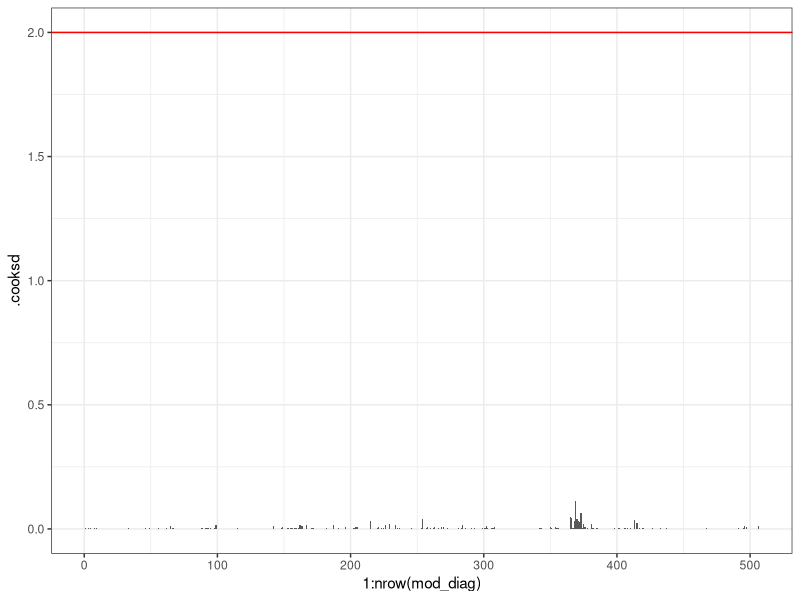
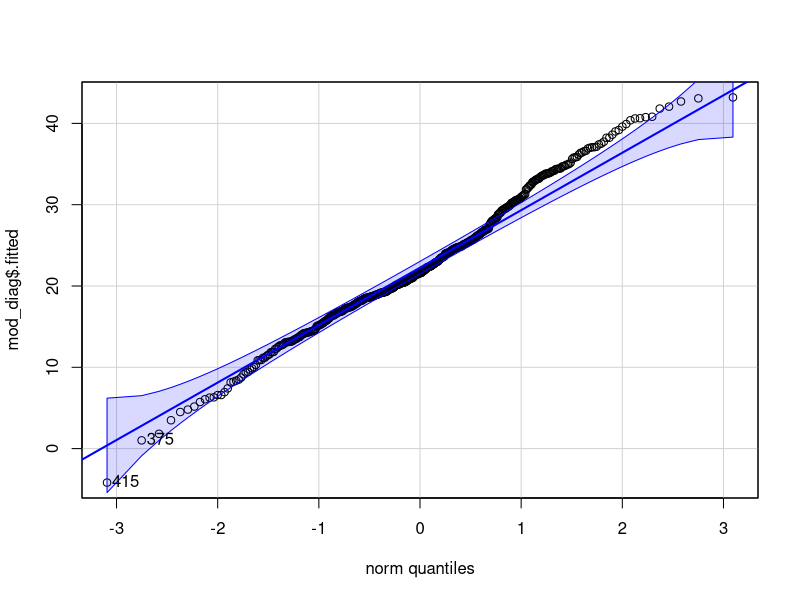
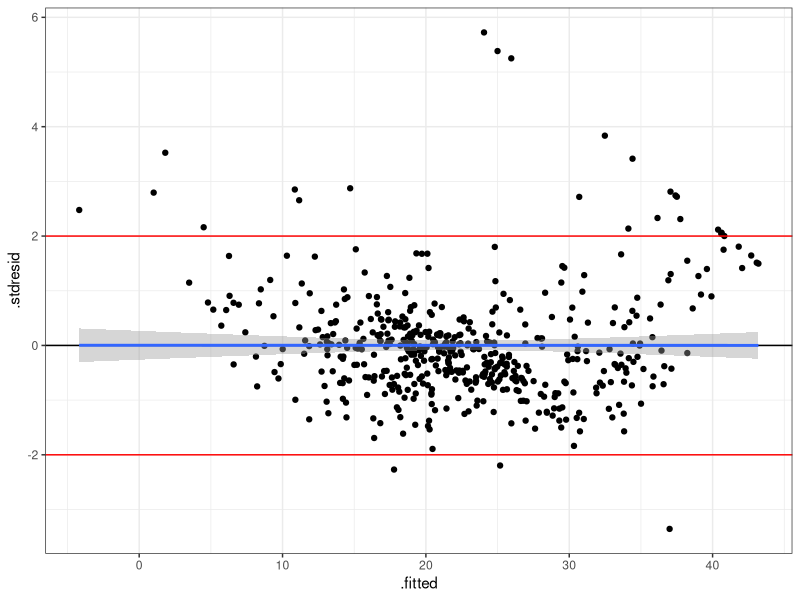
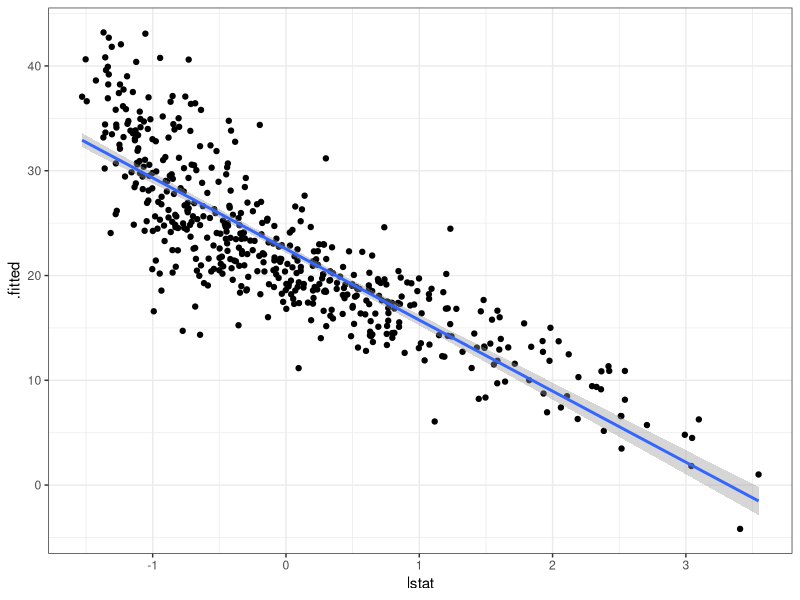
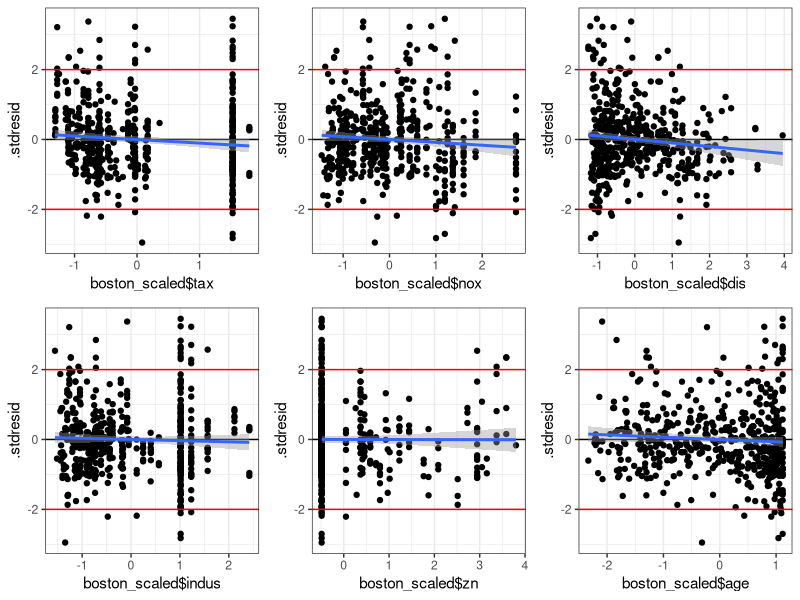
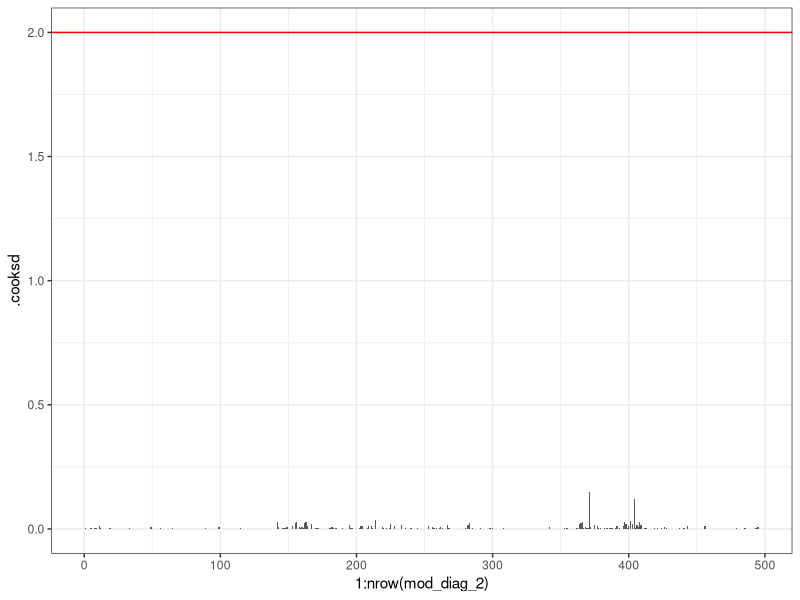
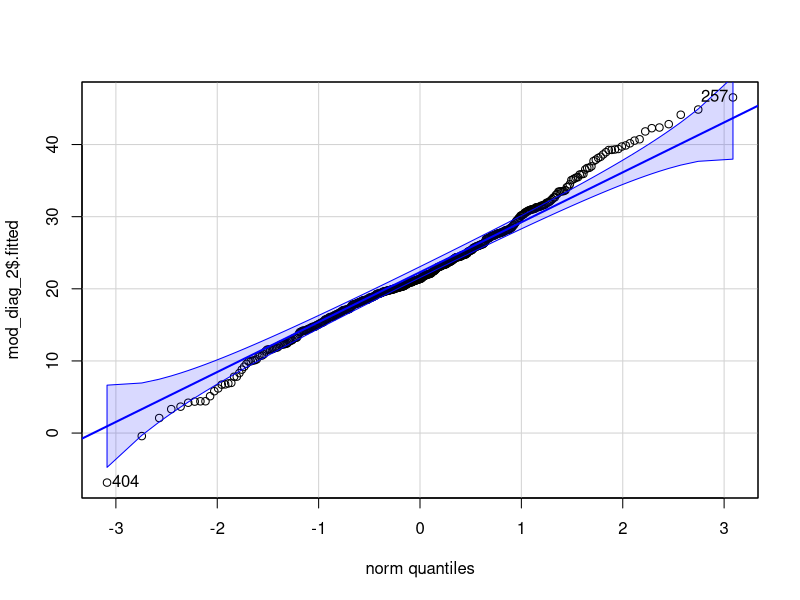
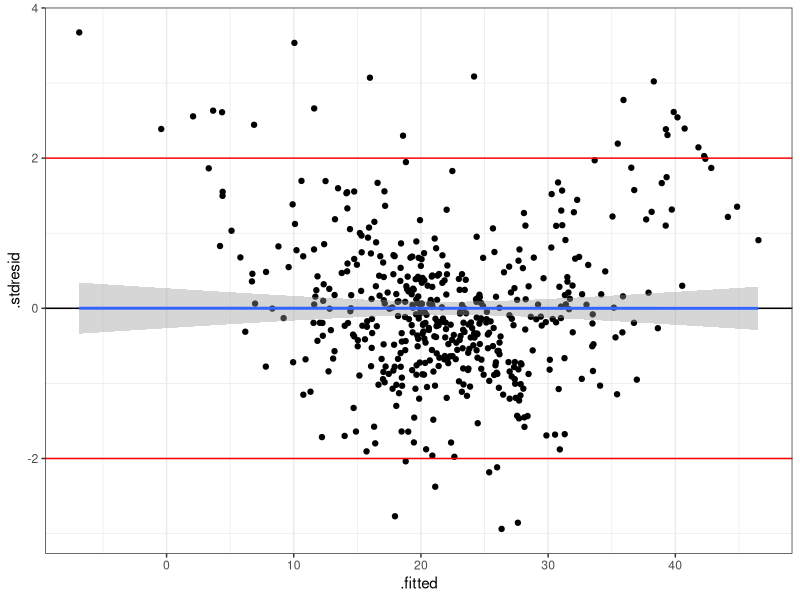

The R source for these figures, in order:
## ---- chunk 1
knitr::opts_chunk$set(echo = TRUE)
require(MASS)
require(dplyr)
require(ggplot2)
require(car)
require(gridExtra)
theme_set(theme_bw())
## ---- chunk 2
boston <-  as_tibble(Boston)
str(boston)
## ---- chunk 3
boston$chas <- factor(boston$chas, labels = c('No', 'Yes'))
boston$rad <- factor(boston$rad)
boston_scaled <- boston %>% 
  mutate(crim = scale(crim)) %>% 
  mutate(zn = scale(zn)) %>% 
  mutate(indus = scale(indus)) %>%
  mutate(nox = scale(nox)) %>%
  mutate(rm = scale(rm)) %>%
  mutate(age = scale(age)) %>%
  mutate(dis = scale(dis)) %>%
  mutate(tax = scale(tax)) %>%
  mutate(ptratio = scale(ptratio)) %>%
  mutate(black = scale(black)) %>%
  mutate(lstat = scale(lstat))
## ---- chunk 4
model <- lm(medv~., boston_scaled)
mod_diag <- fortify(model)
summary(model)
## ---- chunk 5
ggplot(mod_diag, aes(x = 1:nrow(mod_diag), y = .cooksd)) + 
  geom_bar(stat = "identity") + 
  geom_hline(yintercept = 2, color = "red")
## ---- chunk 6
qqPlot(mod_diag$.fitted)
## ---- chunk 7
gg_resid <- ggplot(data = mod_diag, aes(x = .fitted, y = .stdresid)) +
  geom_point() + 
  geom_hline(yintercept = 0)+
  geom_hline(yintercept = 2, color = "red") +
  geom_hline(yintercept = -2, color = "red") +
  geom_smooth(method = "lm")
gg_resid
## ---- chunk 8
vif(model)
## ---- chunk 9
ggplot(mod_diag, aes(x = lstat, y = .fitted)) +
  geom_point() +
  geom_smooth(method = 'lm')
## ---- chunk 10
boston_scaled$rad <- as.double(boston$rad)
boston_scaled <- boston_scaled %>% 
  mutate(rad = replace(rad, rad < 9, 0)) %>%
  mutate(rad = replace(rad, rad == 9, 1))
boston_scaled$rad <- factor(boston_scaled$rad, labels = c('Near', 'Far'))
model_01 <- lm(medv~., boston_scaled)
summary(model_01)
vif(model_01)
## ---- chunk 11
mod_1 <- update(model_01, .~. - tax)
vif(mod_1)

mod_2 <- update(mod_1, .~. - nox)
vif(mod_2)

mod_3 <- update(mod_2, .~. - dis)
vif(mod_3)

mod_4 <- update(mod_3, .~. - indus)
vif(mod_4)

mod_5 <- update(mod_4, .~. - age)
vif(mod_5)

mod_6 <- update(mod_5, .~. - rad)
summary(mod_6) 
vif(mod_6)
## ---- chunk 12
mod_diag %>% filter(.stdresid > 3 | .stdresid < -3)
boston_scaled <- boston_scaled[-c(187,365,366,368,369,370,371,372,372,373,375,413),]
model_02 <- lm(medv~crim+zn+chas+rm+ptratio+black+lstat, boston_scaled)
summary(model_02)
## ---- chunk 13
mod_7 <- update(model_02, .~. - zn)
summary(mod_7)
## ---- chunk 14
mod_diag_1_2 <- fortify(mod_7)
gg_resid <- ggplot(data = mod_diag_1_2, aes(x = .fitted, y = .stdresid)) + 
  geom_point() + 
  geom_hline(yintercept = 0)+
  geom_hline(yintercept = 2, color = "red") +
  geom_hline(yintercept = -2, color = "red") +
  geom_smooth(method = "lm")
res_1 <- gg_resid + aes(x = boston_scaled$tax)
res_2 <- gg_resid + aes(x = boston_scaled$nox)
res_3 <- gg_resid + aes(x = boston_scaled$dis)
res_4 <- gg_resid + aes(x = boston_scaled$indus)
res_5 <- gg_resid + aes(x = boston_scaled$zn)
res_6 <- gg_resid + aes(x = boston_scaled$age)
grid.arrange(res_1, res_2, res_3, res_4, res_5, res_6, nrow = 2)
## ---- chunk 15
mod_8<-update(mod_7, .~. + dis + nox)
summary(mod_8)
vif(mod_8)
## ---- chunk 16
mod_8_1<-update(mod_7, .~. + nox)
summary(mod_8_1)
vif(mod_8_1)
mod_8_2<-update(mod_7, .~. + dis)
summary(mod_8_2)
vif(mod_8_2)
## ---- chunk 17
mod_diag_2 <- fortify(mod_8_2)
ggplot(mod_diag_2, aes(x = 1:nrow(mod_diag_2), y = .cooksd)) + 
  geom_bar(stat = "identity") + 
  geom_hline(yintercept = 2, color = "red")
## ---- chunk 18
qqPlot(mod_diag_2$.fitted)
## ---- chunk 19
gg_resid <- ggplot(data = mod_diag_2, aes(x = .fitted, y = .stdresid)) +
  geom_point() + 
  geom_hline(yintercept = 0)+
  geom_hline(yintercept = 2, color = "red") +
  geom_hline(yintercept = -2, color = "red") +
  geom_smooth(method = "lm")
gg_resid
## ---- chunk 20
vif(mod_8_2)
## ---- chunk 21
final_model <- lm(medv~crim+chas+rm+ptratio+black+lstat+dis, boston)
summary(final_model)
